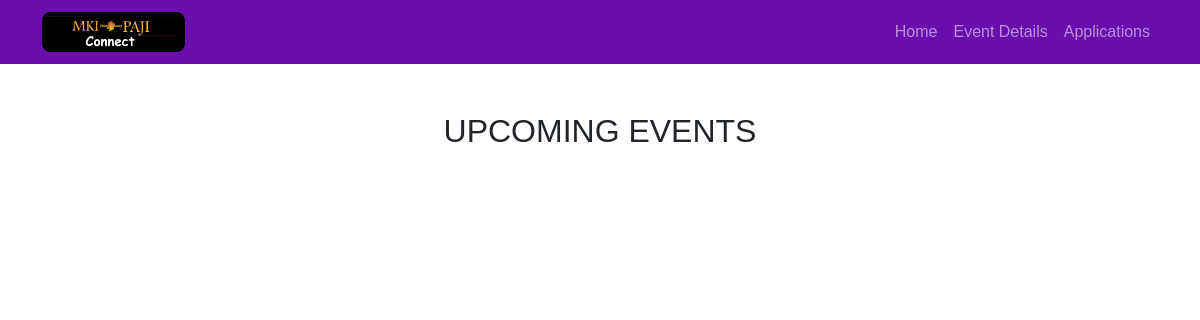
/events/, run on an earlier commit of the app's database.
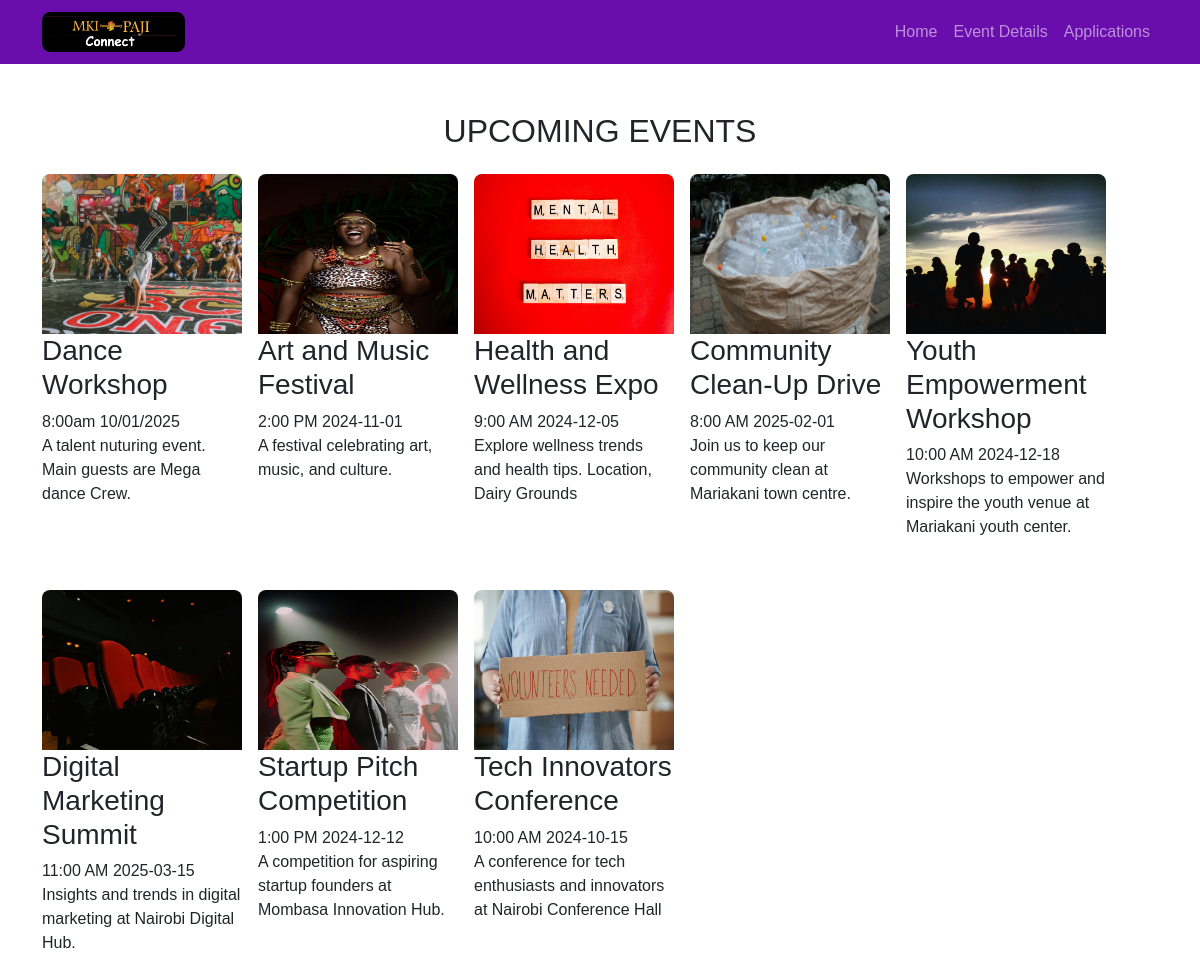
And on a later commit of the database.
### events/models.py (models this page shows, shortened)
class Event(models.Model):
    name = models.CharField(max_length=50)
    date = models.CharField(max_length=20)
    time = models.CharField(max_length=30)
    location = models.CharField
    description = models.CharField(max_length=100)
    poster = models.ImageField(upload_to='event_posters/')
    registration_link = models.URLField()

### events/views.py (the view)
# urls.py: path('events/', views.events, name='events')
def events(request):
    events = Event.objects.all()
    return render(request, 'events.html', {'events': events})

### events/templates/events.html (shortened to what this page needs)
{% extends 'base.html' %}
{% load static %}
{% block content %}
<div class="container my-5">
  <h2 class="text-center mb-4">UPCOMING EVENTS</h2>
  <div class="row">
    <ul class="d-flex flex-wrap gap-3">
    {% for event in events %}
      <li class="event-item">
        <div class="my-card">
        <img src="{{event.poster.url}}" alt="poster" style="max-width: 200px;">
        <h3>{{event.name}}</h3>
        <span>{{event.time}}</span>
        <span>{{event.date}}</span>
        <p>{{event.description}}</p>
      </div>
      </li>
    {% endfor %}
  </ul>
  </div>
</div>
{% endblock %}

### events/templates/base.html (shortened to what this page needs)
{% load static %}
<!DOCTYPE html>
<html lang="en">
<head>
    <link href="https://cdn.jsdelivr.net/npm/bootstrap@5.3.3/dist/css/bootstrap.min.css" rel="stylesheet">
    <link rel="stylesheet" href="{% static 'events/css/style.css' %}">
</head>
<body>
    <nav class="navbar navbar-expand-lg navbar-dark bg-purple py-3">
        <div class="container">
            <a class="navbar-brand" href="home.html">
                <img src="{% static 'events/images/mkipaji-connect.png' %}" alt="Mkipaji Logo" height="40">
            </a>
            <div class="collapse navbar-collapse" id="navbarNav">
                <ul class="navbar-nav ms-auto">
                    <li class="nav-item">
                        <a class="nav-link" href="home.html">Home</a>
                    </li>
                    <li class="nav-item">
                        <a class="nav-link" href="events.html">Event Details</a>
                    </li>
                    <li class="nav-item">
                        <a class="nav-link" href="#">Applications</a>
                    </li>
                </ul>
            </div>
        </div>
    </nav>
    {% block content %}{% endblock %}
</body>
</html>

### events/static/events/css/style.css (style rules this page uses)
body { font-family: Arial, sans-serif; margin: 0; padding: 0; }
.bg-purple { background-color: #6a0dad; height: 4rem; }
ul { text-decoration: none; list-style: none; }
.my-card { height: 400px; width: 200px; }
.my-card img { height: 40%; width: 100%; border-top-left-radius: 0.5rem; border-top-right-radius: 0.5rem; }

What changed in the data, as far as the page shows it:
added Event: poster (picture), name "Dance Workshop", time "8:00am", date "10/01/2025", description "A talent nuturing event. Main guests are Mega dance Crew."
added Event: poster (picture), name "Art and Music Festival", time "2:00 PM", date "2024-11-01", description "A festival celebrating art, music, and culture."
added Event: poster (picture), name "Health and Wellness Expo", time "9:00 AM", date "2024-12-05", description "Explore wellness trends and health tips. Location, Dairy Grounds"
added Event: poster (picture), name "Community Clean-Up Drive", time "8:00 AM", date "2025-02-01", description "Join us to keep our community clean at Mariakani town centre."
added Event: poster (picture), name "Youth Empowerment Workshop", time "10:00 AM", date "2024-12-18", description "Workshops to empower and inspire the youth venue at Mariakani youth center."
added Event: poster (picture), name "Digital Marketing Summit", time "11:00 AM", date "2025-03-15", description "Insights and trends in digital marketing at Nairobi Digital Hub."
added Event: poster (picture), name "Startup Pitch Competition", time "1:00 PM", date "2024-12-12", description "A competition for aspiring startup founders at Mombasa Innovation Hub."
added Event: poster (picture), name "Tech Innovators Conference", time "10:00 AM", date "2024-10-15", description "A conference for tech enthusiasts and innovators at Nairobi Conference Hall"
